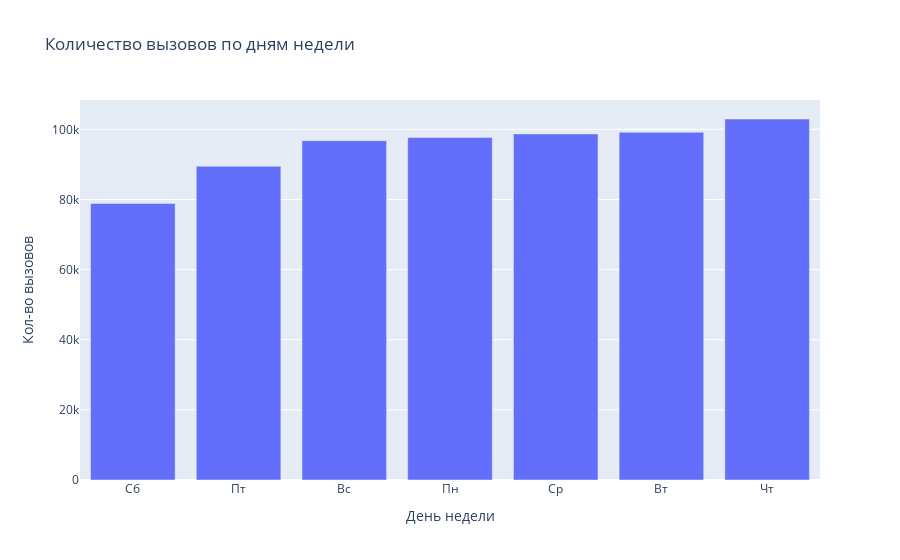

Notebook source saved alongside this figure:
### Code cell
fig = px.bar(week_day_df , x="День недели", y='Кол-во вызовов', title="Количество вызовов по дням недели")
fig.show()

### Figure 1 — Plotly figure (JSON) as saved in the notebook; plotly's stock layout.template omitted (floating-point values rounded to 4 significant figures)
{"data": [{"alignmentgroup": "True", "hovertemplate": "День недели=%{x}<br>Кол-во вызовов=%{y}<extra></extra>", "legendgroup": "", "marker": {"color": "#636efa"}, "name": "", "offsetgroup": "", "orientation": "v", "showlegend": false, "textposition": "auto", "type": "bar", "x": ["Сб", "Пт", "Вс", "Пн", "Ср", "Вт", "Чт"], "xaxis": "x", "y": [78859, 89452, 96745, 97684, 98683, 99157, 102942], "yaxis": "y"}], "layout": {"barmode": "relative", "legend": {"tracegroupgap": 0}, "title": {"text": "Количество вызовов по дням недели"}, "xaxis": {"anchor": "y", "domain": [0, 1], "title": {"text": "День недели"}}, "yaxis": {"anchor": "x", "domain": [0, 1], "title": {"text": "Кол-во вызовов"}}}}
